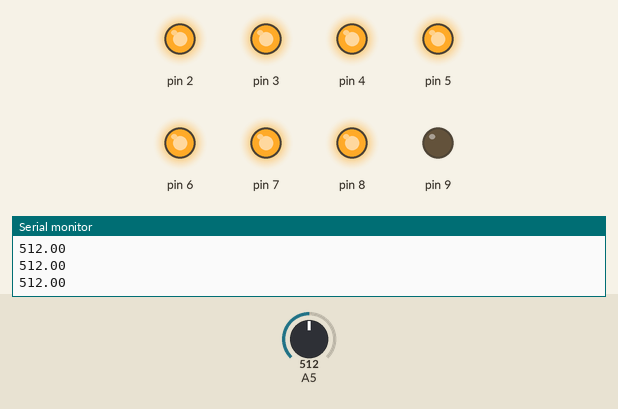
This sketch was run on a simulated Arduino Uno, built with avr-gcc and run on an emulated ATmega328P. Parts: output pins drawn as LEDs (lit = HIGH), the last lines printed to the serial monitor. The inputs (shaded band) are chosen by the test bench; at power-on: A5 = 512.

Above: at 1.2 s.
1.3 s: A5 set to 514
At 2.3 s:
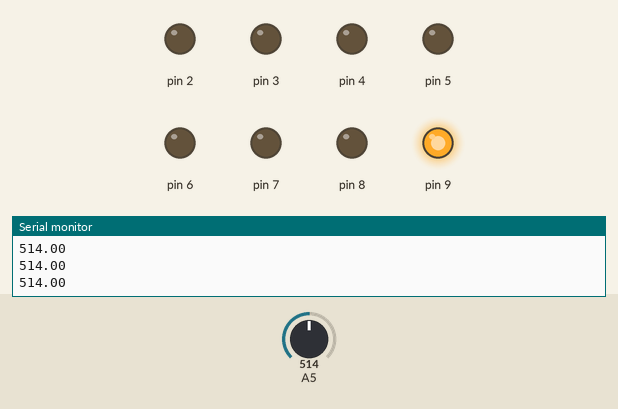
2.8 s: A5 set to 716
At 3.4 s:
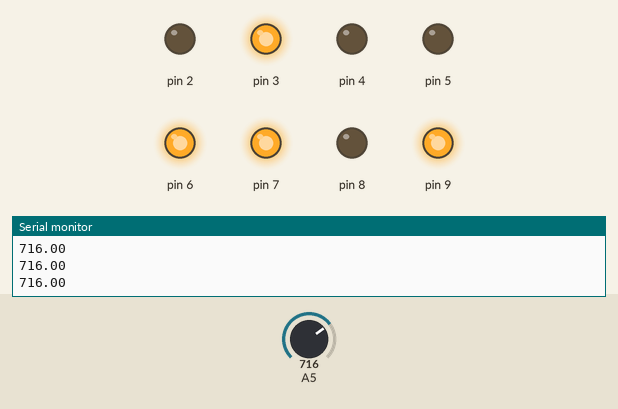
4.3 s: A5 set to 719
At 5.5 s:
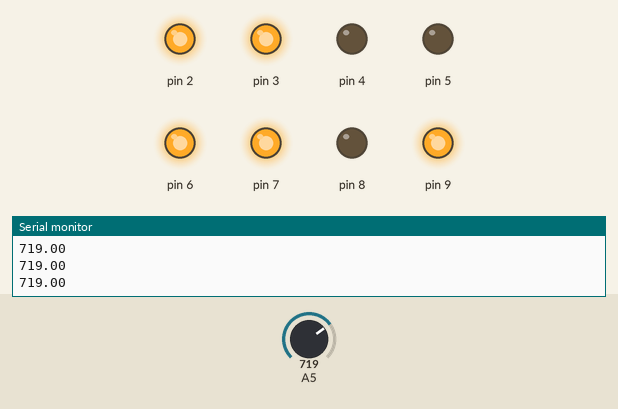
5.8 s: A5 set to 900
At 7.0 s:
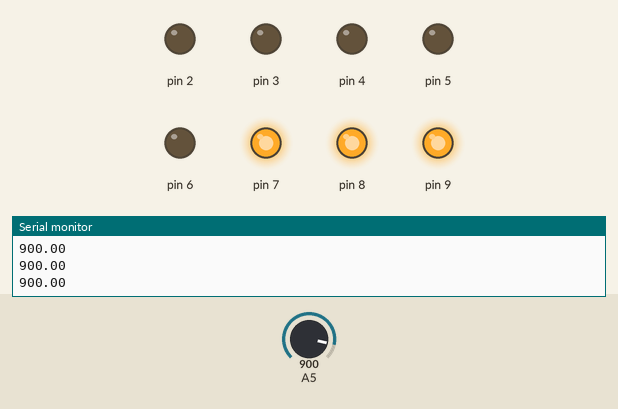
7.3 s: A5 set to 903
At 8.0 s:
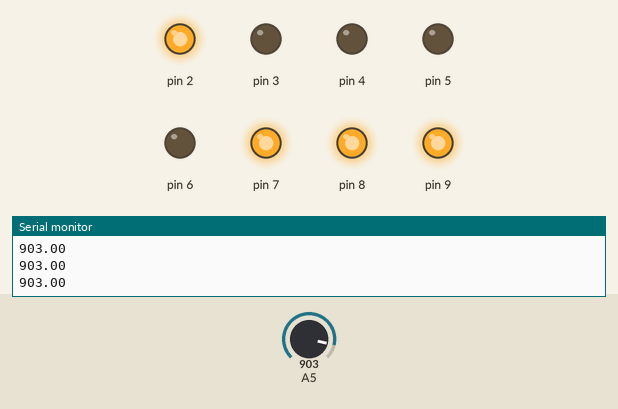
8.8 s: A5 set to 511
At 9.1 s:
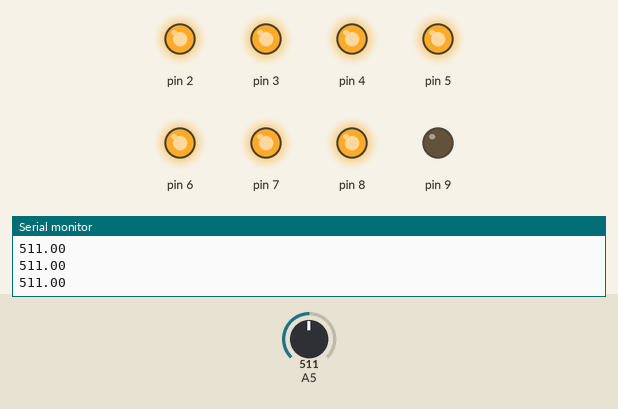
Timing chart, 0 to 11.3 s (numbered marks = the images above; inputs shaded):
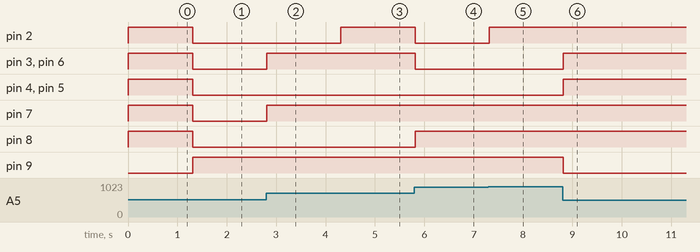

The sketch:

dac.ino
```cpp
double tensao;
int bin[8], saida;
byte b, d;

void setup(){
  Serial.begin(9600);
  DDRB |= B00000011;
  DDRD |= B11111100;
}

void loop(){
  tensao = analogRead(A5);
  Serial.println(tensao);
  saida = tensao*255/1023;

  d = saida << 2;
  b = saida >> 6;

  PORTB = b;
  PORTD = d;

}
```

Measured:
- the behaviour switches between 513 and 514 on A5 (found by bisection; images 0 and 1)
- the behaviour switches between 718 and 719 on A5 (found by bisection; images 2 and 3)
- the behaviour switches between 902 and 903 on A5 (found by bisection; images 4 and 5)
- after the input at 1.3 s, pin 2–8: HIGH → LOW at once; pin 9: LOW → HIGH at once
- after the input at 2.8 s, pin 3, pin 6, pin 7: LOW → HIGH at once
- after the input at 4.3 s, pin 2: LOW → HIGH at once
- after the input at 5.8 s, pin 2, pin 3, pin 6: HIGH → LOW at once; pin 8: LOW → HIGH at once
- after the input at 7.3 s, pin 2: LOW → HIGH at once
- after the input at 8.8 s, pin 3–6: LOW → HIGH at once; pin 9: HIGH → LOW at once
